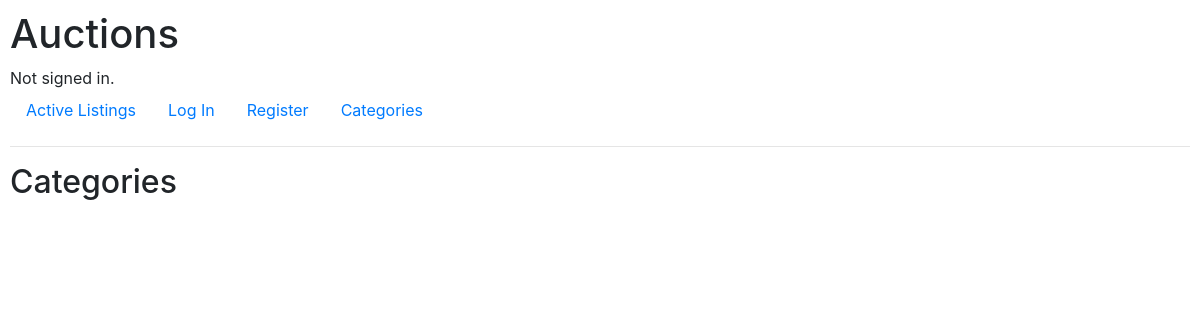
Page /category on the earlier database version.
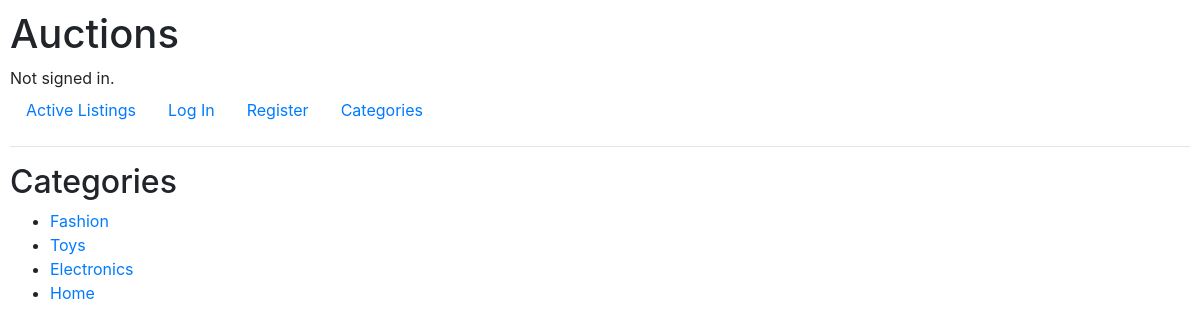
Same page on the later database version.
### auctions/models.py (models this page shows)
class Categories(models.Model):
	name = models.CharField(max_length=64)
	def __str__(self):
		return f"{self.name}"

### auctions/views.py (the view)
# urls.py: path("category", views.category, name="category"),
def category(request):
    return render(request, "auctions/category.html",{
        "categories": Categories.objects.all()
        })

### auctions/templates/auctions/category.html
{% extends "auctions/layout.html" %}
{% block body %}
    <h2>Categories</h2>
    <ul>
    {%for category in categories%}
    	<li>
    		<a href="{% url 'category_results' category %}">{{category}}</a>
    	</li>
    {%endfor%}
	</ul>
{% endblock %}

### auctions/templates/auctions/layout.html (shortened to what this page needs)
{% load static %}
<!DOCTYPE html>
<html lang="en">
    <head>
        <link rel="stylesheet" href="https://stackpath.bootstrapcdn.com/bootstrap/4.4.1/css/bootstrap.min.css">
        <link href="{% static 'auctions/styles.css' %}" rel="stylesheet">
    </head>
    <body>
        <h1>Auctions</h1>
        <div>
            {% if user.is_authenticated %}
                Signed in as <strong>{{ user.username }}</strong>.
            {% else %}
                Not signed in.
            {% endif %}
        </div>
        <ul class="nav">
            <li class="nav-item">
                <a class="nav-link" href="{% url 'index' %}">Active Listings</a>
            </li>
            {% if user.is_authenticated %}
                <li class="nav-item">
                    <a class="nav-link" href="{% url 'logout' %}">Log Out</a>
                </li>
                <li class="nav-item">
                    <a class="nav-link" href="{% url 'create' %}">Post Listing</a>
                </li>
                <li class="nav-item">
                    <a class="nav-link" href="{% url 'watching' %}">Watchlist</a>
                </li>
            {% else %}
                <li class="nav-item">
                    <a class="nav-link" href="{% url 'login' %}">Log In</a>
                </li>
                <li class="nav-item">
                    <a class="nav-link" href="{% url 'register' %}">Register</a>
                </li>
            {% endif %}
            <li class="nav-item">
                    <a class="nav-link" href="{% url 'category' %}">Categories</a>
                </li>
        </ul>
        <hr>
        {% block body %}
        {% endblock %}
    </body>
</html>

### auctions/static/auctions/styles.css (style rules this page uses)
body { padding: 10px; }

Differences in the rows shown:
added Categories: name "Fashion"
added Categories: name "Toys"
added Categories: name "Electronics"
added Categories: name "Home"
